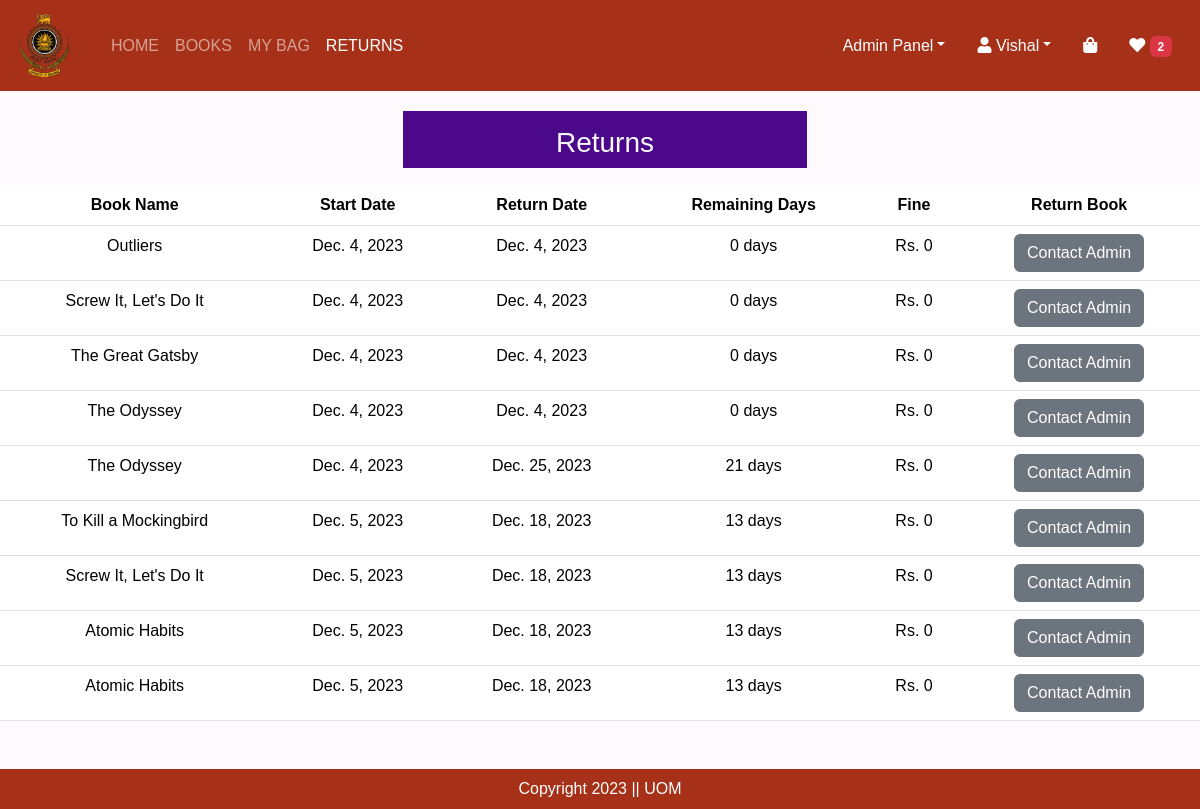
The app's page /returns (signed in) with its own data.
### lims_app/models.py (models this page shows, shortened)
class Orders(models.Model):
    user = models.ForeignKey(User, on_delete=models.CASCADE)
    book = models.ForeignKey(books, on_delete=models.CASCADE)
    order_date = models.DateField(default=timezone.now)
    return_date = models.DateField(default=timezone.now)
    return_status = models.CharField(max_length=50, choices=STATUS_CHOICES, default="Not Returned")

class books(models.Model):
    book_name = models.CharField(max_length=200)
    ISBN = models.CharField(max_length=13, unique=True)
    author = models.CharField(max_length=100)
    category = models.CharField(max_length=50)
    book_image = models.ImageField(upload_to='books/', null=True, blank=True)

### lims_app/views.py (the view)
# urls.py: path('returns', returns_tab),
@login_required
def returns_tab(request):
    orders_table = Orders.objects.filter(user=request.user)
    date_diffs = []
    for order in orders_table:
        date_diff = (order.return_date - order.order_date).days
        date_diffs.append(date_diff)
    totalitem = 0
    wishitem = 0
    if request.user.is_authenticated:
        totalitem = len(mybag.objects.filter(user=request.user))
        wishitem = len(Wishlist.objects.filter(user=request.user))
    return render(request, "returns.html", context={"current_tab": "returns","orders":orders_table, 'date_diffs': date_diffs, "totalitem": totalitem, 'wishitem': wishitem})

### lims_app/templates/returns.html (shortened to what this page needs)
<!DOCTYPE html>
{% extends "index.html" %}
{% load static %}
{% block main_content %}
<html lang="en">
<head>
</head>
<body>
  <div class="container-flex text-center justify-content-center align-items-center" style="padding-top: 10px; margin-left: 10px; vertical-align: middle;">
    <div class="row justify-content-center align-items-center" style="margin-top: 10px; height: 50px;">
        <div class="col-md-4 text-light d-flex align-items-center justify-content-center" style="background-color: #4B088A; height: 35py px;">
            <h3 style="margin-top: 15px;">Returns</h3>
        </div>
    </div>
</div>
<br>
  <table class="table table-hover">
    <thead>
      <tr>
        <th>Book Name</th>
        <th>Start Date</th>
        <th>Return Date</th>
        <th>Remaining Days</th>
        <th>Fine</th>
        <th>Return Book</th>
      </tr>
    </thead>
    <tbody>
      {% for order in orders %}
        <tr>
          <td>{{ order.book.book_name }}</td>
          <td id="orderdate" class="orderdate">{{ order.order_date }}</td>
          <td id="returndate" class="returndate">{{ order.return_date }}</td>
          <td id="date_difference" class="datedifference"></td>
          <td id="fine" class="fine"></td>
          <td><button class="btn btn-secondary">Contact Admin</button></td>
      {% endfor %}
    </tbody>
  </table>
</body>
</html>
{% endblock %}

### lims_app/templates/index.html (shortened to what this page needs)
<!DOCTYPE html>
{% load static %}
<html lang="en">
<head>
    <link href="https://cdn.jsdelivr.net/npm/bootstrap@5.3.2/dist/css/bootstrap.min.css" rel="stylesheet">
  </head>
  <body>
    <link rel="stylesheet" href="https://cdnjs.cloudflare.com/ajax/libs/font-awesome/5.15.3/css/all.min.css">
    <nav class="navbar navbar-expand-lg navbar-dark" style="background-color: #A73118">
        <div class="container-fluid">
            <a class="navbar-brand" href="/home">
                <img src="{% static '/LIMS_LOGO.png' %} " alt="logo" height="65" style="margin-right: 10px;">
            </a>
            <div class="collapse navbar-collapse" id="navbarSupportedContent">
                <ul class="navbar-nav me-auto mb-2 mb-lg-0">
                    <li class="nav-item">
                        {% if current_tab == 'home' %}
                            <a class="nav-link active text-white" aria-current="page" href="/home" style="color:#A73118;">HOME</a>
                        {% else %}
                            <a class="nav-link" aria-current="page" href="/home">HOME</a>
                        {% endif %}
                    </li>
                    <li class="nav-item">
                        {% if current_tab == 'books' %}
                            <a class="nav-link active text-white" aria-current="page" href="/books" style="color:#A73118;">BOOKS</a>
                        {% else %}
                            <a class="nav-link" aria-current="page" href="/books">BOOKS</a>
                        {% endif %}
                    </li>
                    <li class="nav-item">
                        {% if current_tab == 'mybag' %}
                            <a class="nav-link active text-white" aria-current="page" href="{% url 'showbag' %}" style="color:#A73118;">MY BAG</a>
                        {% else %}
                            <a class="nav-link" aria-current="page" href="{% url 'showbag' %}">MY BAG</a>
                        {% endif %}
                    </li>
                    <li class="nav-item">
                        {% if current_tab == 'returns' %}
                            <a class="nav-link active text-white" aria-current="page" href="/returns" style="color:#A73118;">RETURNS</a>
                        {% else %}
                            <a class="nav-link tex-white" aria-current="page" href="/returns">RETURN</a>
                        {% endif %}
                    </li>
                </ul>
            </div>
            <ul class="navbar-nav me-auto mb-2 mb-lg-0">
                <li class="nav-item dropdown mx-2">
                    <a class="nav-link dropdown-toggle text-white" href="#" id="profileDropdown" role="button" data-bs-toggle="dropdown" aria-expanded="false">
                        <span class="text-capitalize">Admin Panel</span></a>
                </li>
                {% if request.user.is_authenticated %}
                <li class="nav-item dropdown mx-2">
                    <a class="nav-link dropdown-toggle text-white" href="#" id="profileDropdown" role="button" data-bs-toggle="dropdown" aria-expanded="false">
                        <i class="fa fa-user"></i>
                        <span class="text-capitalize">{{user.username}}</span></a>
                </li>
                <li class="nav-item mx-2">
                    <a href="{% url 'showbag' %}" class="nav-link text-white"><i class="fa fa-shopping-bag"></i>
                    </a>
                </li>
                <li class="nav-item mx-2">
                    <a href="{% url 'showwishlist' %}" class="nav-link text-white"><i class="fa fa-heart"></i>
                        <span class="badge bg-danger" id="wishitem">{% if wishitem > 0 %} {{wishitem}} {% endif %}</span>
                    </a>
                </li>
                {% endif %}
            </ul>
        </div>
    </nav>
    {% block main_content %}
    {% endblock %}
  </body>
<footer class="container-fluid text-center p-2 mt-5 text-white" style="background-color: #A73118">
  Copyright 2023 || UOM
</footer>
</html>

### lims_app/templates/returns.html (style rules this page uses)
body { text-align: center; background-color: #fdfafd; font-family: Arial, sans-serif; }

### records on screen
Orders: book.book_name "Outliers", order_date "Dec. 4, 2023", return_date "Dec. 4, 2023"
Orders: book.book_name "Screw It, Let's Do It", order_date "Dec. 4, 2023", return_date "Dec. 4, 2023"
Orders: book.book_name "The Great Gatsby", order_date "Dec. 4, 2023", return_date "Dec. 4, 2023"
Orders: book.book_name "The Odyssey", order_date "Dec. 4, 2023", return_date "Dec. 4, 2023"
Orders: book.book_name "The Odyssey", order_date "Dec. 4, 2023", return_date "Dec. 25, 2023"
Orders: book.book_name "To Kill a Mockingbird", order_date "Dec. 5, 2023", return_date "Dec. 18, 2023"
Orders: book.book_name "Screw It, Let's Do It", order_date "Dec. 5, 2023", return_date "Dec. 18, 2023"
Orders: book.book_name "Atomic Habits", order_date "Dec. 5, 2023", return_date "Dec. 18, 2023"
Orders: book.book_name "Atomic Habits", order_date "Dec. 5, 2023", return_date "Dec. 18, 2023"

### other values on screen
{{ user.username }} "Vishal"
{{ wishitem }} "2"
